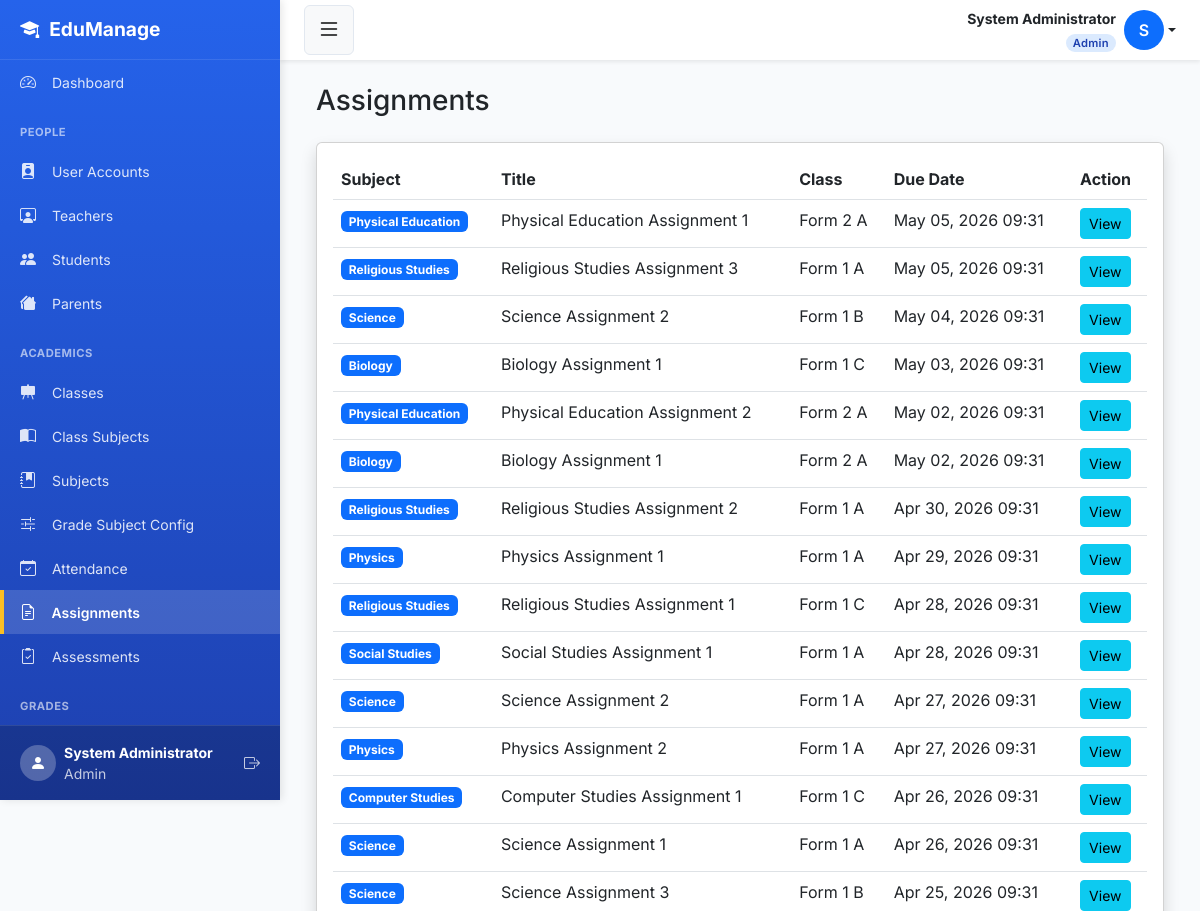
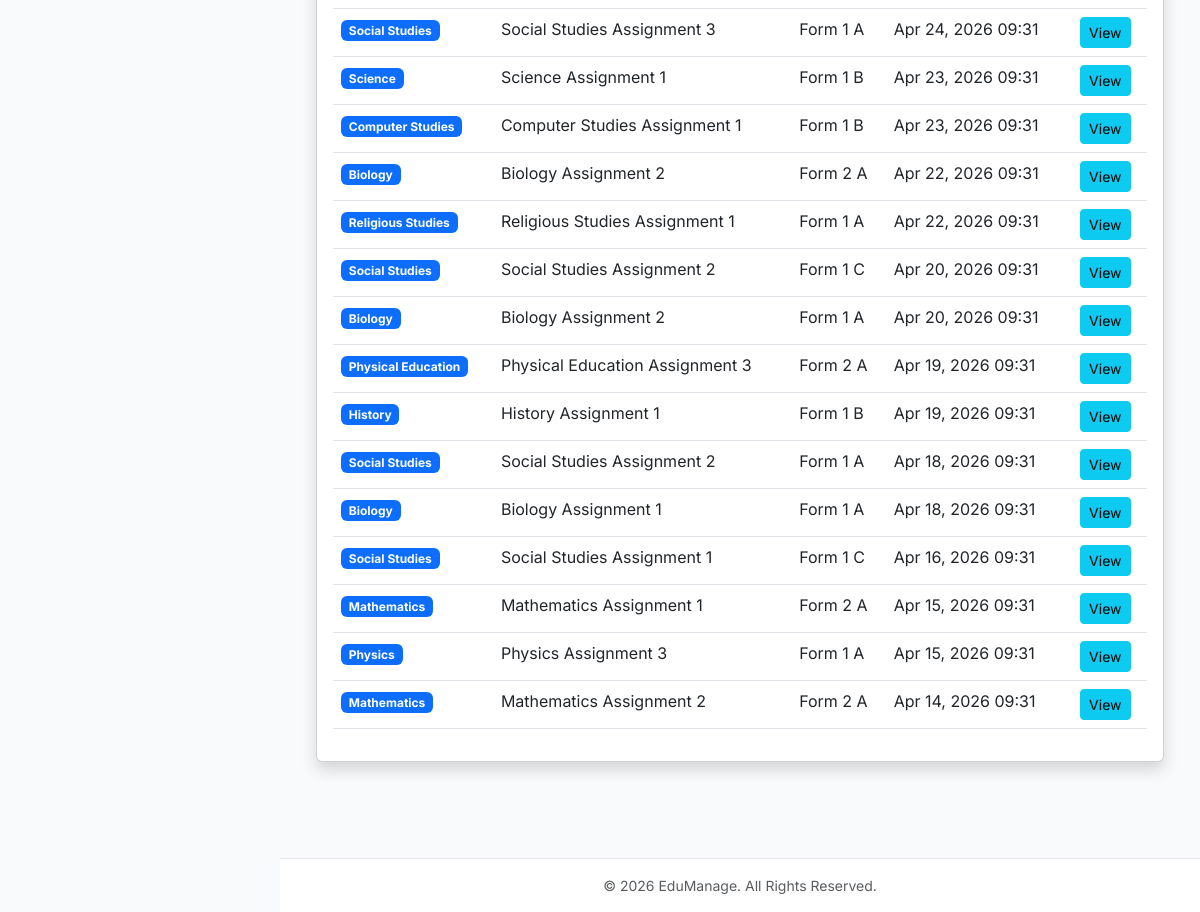
Page /assignments/ (signed in) on the committed database (2 pictures, top to bottom).
### smsapp/models.py (models this page shows, shortened)
class User(AbstractUser):
    ROLE_CHOICES = [
        ('admin',   'Admin'),
        ('teacher', 'Teacher'),
        ('student', 'Student'),
        ('parent',  'Parent'),
    ]
    role  = models.CharField(max_length=10, choices=ROLE_CHOICES, default='student')
    phone = models.CharField(max_length=20, blank=True, null=True)
    email = models.EmailField(unique=True, blank=True, null=True)
    REQUIRED_FIELDS = ['first_name', 'last_name', 'role']
    class Meta:
        db_table = 'users'

class Assignment(models.Model):
    title          = models.CharField(max_length=200)
    description    = models.TextField()
    class_assigned = models.ForeignKey(SchoolClass, on_delete=models.CASCADE, related_name='assignments')
    subject        = models.ForeignKey(Subject, on_delete=models.CASCADE, related_name='assignments')
    teacher        = models.ForeignKey(Teacher, on_delete=models.CASCADE, related_name='created_assignments')
    attachment     = models.FileField(upload_to='assignments/', null=True, blank=True)
    assigned_date  = models.DateTimeField(auto_now_add=True)
    due_date       = models.DateTimeField()
    max_score      = models.DecimalField(max_digits=5, decimal_places=2, default=100)
    allow_late_submission = models.BooleanField(default=False)
    created_at     = models.DateTimeField(auto_now_add=True)
    updated_at     = models.DateTimeField(auto_now=True)
    class Meta:
        db_table = 'assignments'
        ordering = ['-due_date']
    @property
    def is_overdue(self):
        return timezone.now() > self.due_date

class Subject(models.Model):
    name        = models.CharField(max_length=100, unique=True)
    code        = models.CharField(max_length=10, unique=True)
    description = models.TextField(blank=True, null=True)
    created_at  = models.DateTimeField(auto_now_add=True)
    class Meta:
        db_table = 'subjects'
        ordering = ['name']

class SchoolClass(models.Model):
    name          = models.CharField(max_length=50)
    grade_level   = models.CharField(max_length=3, choices=GRADE_CHOICES)  # FIX: uses shared constant
    academic_year = models.ForeignKey(AcademicYear, on_delete=models.CASCADE, related_name='classes')
    class_teacher = models.ForeignKey(
        'Teacher', on_delete=models.SET_NULL,
        null=True, blank=True, related_name='main_class'
    )
    room_number = models.CharField(max_length=20, blank=True, null=True)
    capacity    = models.IntegerField(default=40)
    created_at  = models.DateTimeField(auto_now_add=True)
    class Meta:
        db_table        = 'classes'
        verbose_name    = 'Class'
        verbose_name_plural = 'Classes'
        ordering        = ['grade_level', 'name']
        unique_together = ['name', 'academic_year']

### smsapp/views.py (the view, shortened to what this page needs)
# urls.py: path('assignments/', views.assignment_list, name='assignment_list'),
@login_required
def assignment_list(request):
    user = request.user
    if user.role == 'student':
        student     = user.student_profile
        assignments = Assignment.objects.filter(
            class_assigned=student.current_class
        ).select_related('subject', 'teacher__user').order_by('-due_date')
        for assignment in assignments:
            sub = AssignmentSubmission.objects.filter(
                assignment=assignment, student=student
            ).first()
            assignment.submission_status = sub.status if sub else 'missing'
    elif user.role == 'parent':
        parent   = user.parent_profile
        children = ParentStudent.objects.filter(parent=parent).values_list('student', flat=True)
        assignments = Assignment.objects.filter(
            class_assigned__current_students__in=children
        ).distinct().select_related('class_assigned', 'subject').order_by('-due_date')
    else:
        assignments = Assignment.objects.all().order_by('-due_date')
    return render(request, 'assignments/assignment_list.html', {'assignments': assignments})

### smsapp/templates/assignments/assignment_list.html (shortened to what this page needs)
{% extends 'base.html' %}
{% block content %}
<div class="container-fluid">
    <div class="d-flex justify-content-between align-items-center mb-4">
        <h1 class="h3 mb-0 text-gray-800">Assignments</h1>
    </div>
    <div class="card shadow mb-4">
        <div class="card-body">
            <div class="table-responsive">
                <table class="table table-hover" width="100%">
                    <thead class="bg-light">
                        <tr>
                            <th>Subject</th>
                            <th>Title</th>
                            <th>Class</th>
                            <th>Due Date</th>
                            <th>Action</th>
                        </tr>
                    </thead>
                    <tbody>
                        {% for assignment in assignments %}
                        <tr>
                            <td><span class="badge bg-primary">{{ assignment.subject.name }}</span></td>
                            <td>{{ assignment.title }}</td>
                            <td>{{ assignment.class_assigned.name }}</td>
                            <td>
                                {{ assignment.due_date|date:"M d, Y H:i" }}
                            </td>
                            <td>
                                <a href="{% url 'assignment_detail' assignment.pk %}" class="btn btn-info btn-sm">View</a>
                            </td>
                        </tr>
                        {% empty %}
                        <tr><td colspan="6" class="text-center">No assignments found.</td></tr>
                        {% endfor %}
                    </tbody>
                </table>
            </div>
        </div>
    </div>
</div>
{% endblock %}

### smsapp/templates/base.html (shortened to what this page needs)
<!DOCTYPE html>
<html lang="en">
<head>
    <link href="https://cdn.jsdelivr.net/npm/bootstrap@5.3.0/dist/css/bootstrap.min.css" rel="stylesheet">
    <link rel="stylesheet" href="https://cdn.jsdelivr.net/npm/bootstrap-icons@1.11.0/font/bootstrap-icons.css">
    <link rel="stylesheet" href="https://cdnjs.cloudflare.com/ajax/libs/font-awesome/6.4.0/css/all.min.css">
</head>
<body>
<div class="d-flex" id="wrapper">
    <div id="sidebar-wrapper">
        <div class="sidebar-heading">
            <i class="bi bi-mortarboard-fill"></i> EduManage
        </div>
        <div class="sidebar-nav">
            {% if user.role == 'admin' %}
                <a href="{% url 'admin_dashboard' %}" class="list-group-item list-group-item-action">
                    <i class="bi bi-speedometer2"></i> Dashboard
                </a>
            {% elif user.role == 'teacher' %}
                <a href="{% url 'teacher_dashboard' %}" class="list-group-item list-group-item-action">
                    <i class="bi bi-speedometer2"></i> Dashboard
                </a>
            {% elif user.role == 'student' %}
                <a href="{% url 'student_dashboard' %}" class="list-group-item list-group-item-action">
                    <i class="bi bi-speedometer2"></i> Dashboard
                </a>
            {% elif user.role == 'parent' %}
                <a href="{% url 'parent_dashboard' %}" class="list-group-item list-group-item-action">
                    <i class="bi bi-speedometer2"></i> Dashboard
                </a>
            {% endif %}
            {% if user.role == 'admin' %}
                <div class="sidebar-heading-text">People</div>
                <a href="{% url 'user_list' %}" class="list-group-item list-group-item-action">
                    <i class="bi bi-person-badge-fill"></i> User Accounts
                </a>
                <a href="{% url 'teacher_list' %}" class="list-group-item list-group-item-action">
                    <i class="bi bi-person-workspace"></i> Teachers
                </a>
                <a href="{% url 'student_list' %}" class="list-group-item list-group-item-action">
                    <i class="bi bi-people-fill"></i> Students
                </a>
                <a href="{% url 'parent_list' %}" class="list-group-item list-group-item-action">
                    <i class="bi bi-houses-fill"></i> Parents
                </a>
                <div class="sidebar-heading-text">Academics</div>
                <a href="{% url 'class_list' %}" class="list-group-item list-group-item-action">
                    <i class="bi bi-easel-fill"></i> Classes
                </a>
                <a href="{% url 'class_subject_list' %}" class="list-group-item list-group-item-action">
                    <i class="bi bi-book-half"></i> Class Subjects
                </a>
                <a href="{% url 'subject_list' %}" class="list-group-item list-group-item-action">
                    <i class="bi bi-journal-bookmark-fill"></i> Subjects
                </a>
                <a href="{% url 'grade_subject_config_list' %}" class="list-group-item list-group-item-action">
                    <i class="bi bi-sliders2"></i> Grade Subject Config
                </a>
                <a href="{% url 'attendance_history' %}" class="list-group-item list-group-item-action">
                    <i class="bi bi-calendar-check"></i> Attendance
                </a>
                <a href="{% url 'assignment_list' %}" class="list-group-item list-group-item-action">
                    <i class="bi bi-file-earmark-text"></i> Assignments
                </a>
                <a href="{% url 'create_assessment' %}" class="list-group-item list-group-item-action">
                    <i class="bi bi-clipboard2-check"></i> Assessments
                </a>
                <div class="sidebar-heading-text">Grades</div>
                <a href="{% url 'view_gradebook' 0 0 %}" class="list-group-item list-group-item-action" onclick="return false;">
                </a>
            {% endif %}
        </div>
        <div class="sidebar-footer">
            <div class="d-flex align-items-center">
                <div class="rounded-circle bg-white bg-opacity-25 d-flex align-items-center justify-content-center me-2"
                     style="width: 36px; height: 36px;">
                    <i class="bi bi-person-fill"></i>
                </div>
                <div class="flex-grow-1">
                    <div class="small fw-bold">{{ user.get_full_name|default:user.username }}</div>
                    <div class="small opacity-75">{{ user.get_role_display }}</div>
                </div>
                <a href="{% url 'logout' %}" class="text-white text-decoration-none opacity-75 hover-opacity-100">
                    <i class="bi bi-box-arrow-right"></i>
                </a>
            </div>
        </div>
    </div>
    <div id="page-content-wrapper">
        <nav class="top-navbar">
            <button class="btn btn-light" id="sidebarToggle" aria-label="Toggle sidebar">
                <i class="bi bi-list fs-4"></i>
            </button>
            <div class="dropdown">
                <a href="#"
                   class="d-flex align-items-center text-decoration-none dropdown-toggle text-dark"
                   id="userDropdown"
                   data-bs-toggle="dropdown"
                   aria-expanded="false">
                    <div class="me-2 text-end d-none d-lg-block">
                        <div class="fw-bold small">
                            {{ user.get_full_name|default:user.username }}
                        </div>
                        <span class="role-badge {{ user.role }}">
                            {{ user.get_role_display }}
                        </span>
                    </div>
                    <div class="rounded-circle bg-primary text-white d-flex align-items-center justify-content-center"
                         style="width:40px;height:40px;font-weight:600;flex-shrink:0;">
                        {{ user.first_name|first|default:user.username|first|upper }}
                    </div>
                </a>
            </div>
        </nav>
        <div class="container-fluid p-4">
            {% block content %}{% endblock %}
        </div>
        <footer class="bg-white text-center py-3 mt-5 border-top">
            <div class="container text-muted small">
                &copy; {% now "Y" %} EduManage. All Rights Reserved.
            </div>
        </footer>
    </div>
</div>
</body>
</html>

### smsapp/templates/base.html (style rules this page uses)
:root { --primary-color: #2563eb; --primary-dark: #1e40af; --secondary-color: #64748b; --sidebar-width: 280px; --header-height: 60px; }
* { margin: 0; padding: 0; box-sizing: border-box; }
body { font-family: 'Inter', -apple-system, BlinkMacSystemFont, 'Segoe UI', Roboto, sans-serif; background-color: #f8fafc; overflow-x: hidden; min-height: 100vh; }
#sidebar-wrapper { height: 100vh; width: var(--sidebar-width); position: fixed; top: 0; left: 0; background: linear-gradient(180deg, var(--primary-color) 0%, var(--primary-dark) 100%); color: white; box-shadow: 2px 0 8px rgba(0, 0, 0, 0.1); display: flex; flex-direction: column; overflow: hidden; z-index: 1000; }
.sidebar-heading { padding: 0.875rem 1.25rem; font-size: 1.2rem; font-weight: 700; color: white; border-bottom: 1px solid rgba(255, 255, 255, 0.1); height: var(--header-height); display: flex; align-items: center; gap: 10px; flex-shrink: 0; }
.sidebar-nav { flex: 1; overflow-y: auto; overflow-x: hidden; padding-bottom: 20px; }
.sidebar-footer { padding: 16px 20px; border-top: 1px solid rgba(255, 255, 255, 0.1); background: rgba(0, 0, 0, 0.2); flex-shrink: 0; }
.sidebar-heading-text { color: rgba(255, 255, 255, 0.6); font-size: 0.7rem; text-transform: uppercase; font-weight: 700; letter-spacing: 0.5px; padding: 15px 20px 8px; margin-top: 5px; }
.list-group-item { border: none; background-color: transparent; color: rgba(255, 255, 255, 0.85); padding: 10px 20px; font-size: 0.875rem; transition: all 0.2s ease; cursor: pointer; display: block; text-decoration: none; }
.list-group-item.active { background-color: rgba(255, 255, 255, 0.15); color: white; font-weight: 600; border-left: 4px solid #fbbf24; padding-left: 16px; }
.list-group-item i { margin-right: 12px; width: 20px; text-align: center; font-size: 1rem; }
#page-content-wrapper { margin-left: var(--sidebar-width); min-height: 100vh; width: calc(100% - var(--sidebar-width)); transition: margin 0.25s ease-out; }
.top-navbar { height: var(--header-height); background-color: white; box-shadow: 0 2px 4px rgba(0, 0, 0, 0.08); display: flex; align-items: center; justify-content: space-between; padding: 0 1.5rem; position: sticky; top: 0; z-index: 998; }
.top-navbar .btn-light { border: 1px solid #e2e8f0; transition: all 0.2s ease; }
.role-badge { display: inline-block; font-size: 0.7rem; padding: 1px 7px; border-radius: 20px; font-weight: 600; text-transform: capitalize; letter-spacing: 0.3px; }
.role-badge.admin { background: #dbeafe; color: #1e40af; }
footer { margin-top: auto; }
.container-fluid { max-width: 1400px; }
.border-top { border-top: 1px solid #e5e7eb !important; }

### rows in the picture
User: get_full_name "System Administrator", role "Admin", first_name|first "S"
Assignment: subject.name "Physical Education", title "Physical Education Assignment 1", class_assigned.name "Form 2 A", due_date "May 05, 2026 09:31"
Assignment: subject.name "Religious Studies", title "Religious Studies Assignment 3", class_assigned.name "Form 1 A", due_date "May 05, 2026 09:31"
Assignment: subject.name "Science", title "Science Assignment 2", class_assigned.name "Form 1 B", due_date "May 04, 2026 09:31"
Assignment: subject.name "Biology", title "Biology Assignment 1", class_assigned.name "Form 1 C", due_date "May 03, 2026 09:31"
Assignment: subject.name "Physical Education", title "Physical Education Assignment 2", class_assigned.name "Form 2 A", due_date "May 02, 2026 09:31"
Assignment: subject.name "Biology", title "Biology Assignment 1", class_assigned.name "Form 2 A", due_date "May 02, 2026 09:31"
Assignment: subject.name "Religious Studies", title "Religious Studies Assignment 2", class_assigned.name "Form 1 A", due_date "Apr 30, 2026 09:31"
Assignment: subject.name "Physics", title "Physics Assignment 1", class_assigned.name "Form 1 A", due_date "Apr 29, 2026 09:31"
Assignment: subject.name "Religious Studies", title "Religious Studies Assignment 1", class_assigned.name "Form 1 C", due_date "Apr 28, 2026 09:31"
Assignment: subject.name "Social Studies", title "Social Studies Assignment 1", class_assigned.name "Form 1 A", due_date "Apr 28, 2026 09:31"
Assignment: subject.name "Science", title "Science Assignment 2", class_assigned.name "Form 1 A", due_date "Apr 27, 2026 09:31"
Assignment: subject.name "Physics", title "Physics Assignment 2", class_assigned.name "Form 1 A", due_date "Apr 27, 2026 09:31"
Assignment: subject.name "Computer Studies", title "Computer Studies Assignment 1", class_assigned.name "Form 1 C", due_date "Apr 26, 2026 09:31"
Assignment: subject.name "Science", title "Science Assignment 1", class_assigned.name "Form 1 A", due_date "Apr 26, 2026 09:31"
Assignment: subject.name "Science", title "Science Assignment 3", class_assigned.name "Form 1 B", due_date "Apr 25, 2026 09:31"
Assignment: subject.name "Social Studies", title "Social Studies Assignment 3", class_assigned.name "Form 1 A", due_date "Apr 24, 2026 09:31"
Assignment: subject.name "Science", title "Science Assignment 1", class_assigned.name "Form 1 B", due_date "Apr 23, 2026 09:31"
Assignment: subject.name "Computer Studies", title "Computer Studies Assignment 1", class_assigned.name "Form 1 B", due_date "Apr 23, 2026 09:31"
Assignment: subject.name "Biology", title "Biology Assignment 2", class_assigned.name "Form 2 A", due_date "Apr 22, 2026 09:31"
Assignment: subject.name "Religious Studies", title "Religious Studies Assignment 1", class_assigned.name "Form 1 A", due_date "Apr 22, 2026 09:31"
Assignment: subject.name "Social Studies", title "Social Studies Assignment 2", class_assigned.name "Form 1 C", due_date "Apr 20, 2026 09:31"
Assignment: subject.name "Biology", title "Biology Assignment 2", class_assigned.name "Form 1 A", due_date "Apr 20, 2026 09:31"
Assignment: subject.name "Physical Education", title "Physical Education Assignment 3", class_assigned.name "Form 2 A", due_date "Apr 19, 2026 09:31"
Assignment: subject.name "History", title "History Assignment 1", class_assigned.name "Form 1 B", due_date "Apr 19, 2026 09:31"
Assignment: subject.name "Social Studies", title "Social Studies Assignment 2", class_assigned.name "Form 1 A", due_date "Apr 18, 2026 09:31"
Assignment: subject.name "Biology", title "Biology Assignment 1", class_assigned.name "Form 1 A", due_date "Apr 18, 2026 09:31"
Assignment: subject.name "Social Studies", title "Social Studies Assignment 1", class_assigned.name "Form 1 C", due_date "Apr 16, 2026 09:31"
Assignment: subject.name "Mathematics", title "Mathematics Assignment 1", class_assigned.name "Form 2 A", due_date "Apr 15, 2026 09:31"
Assignment: subject.name "Physics", title "Physics Assignment 3", class_assigned.name "Form 1 A", due_date "Apr 15, 2026 09:31"
Assignment: subject.name "Mathematics", title "Mathematics Assignment 2", class_assigned.name "Form 2 A", due_date "Apr 14, 2026 09:31"
